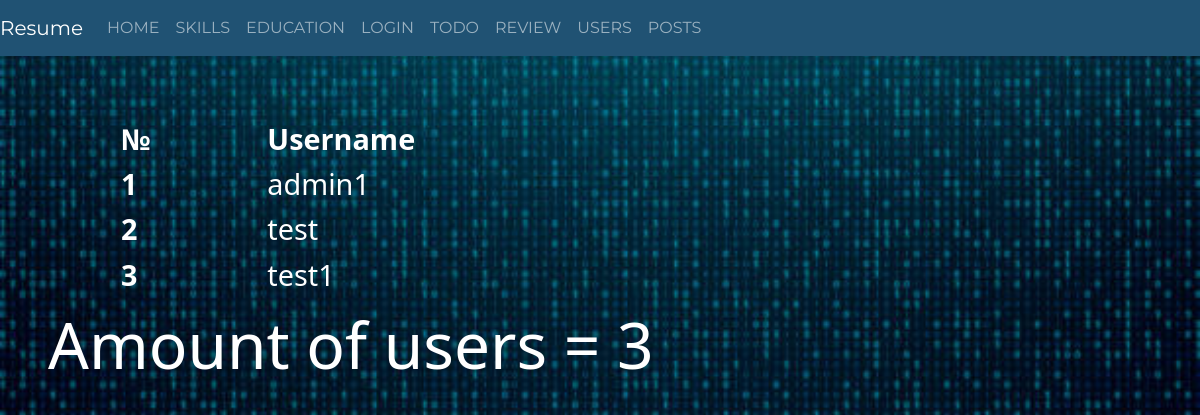
The app's page /allusers, older data.
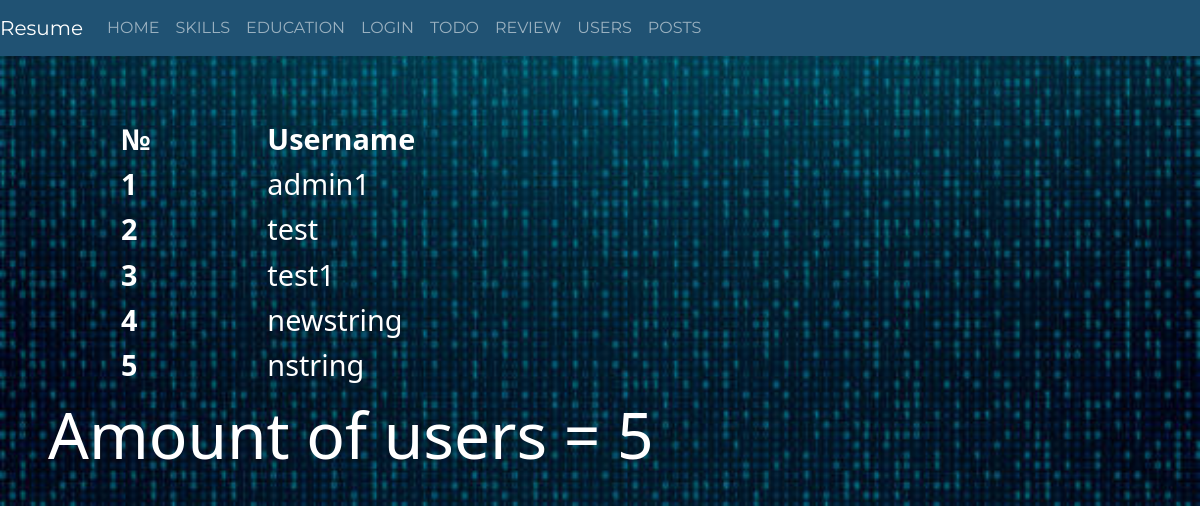
The same page, newer data.
### app/auth/models.py (models this page shows, shortened)
class User(db.Model):
    id = db.Column(db.Integer, primary_key=True)
    username = db.Column(db.String(20), unique=True, nullable=False)
    email = db.Column(db.String(120),  unique=True, nullable=False)
    image_file =  db.Column(db.String(120),  nullable=False, default="default.jpg")
    password = db.Column(db.String(60), nullable=False)
    about = db.Column(db.String(600),default="-")
    last_seen = db.Column(db.DateTime, default=datetime.now())
    posts = db.relationship('Posts', backref='user')

### app/auth/view.py (the view)
@auth.route('/allusers',methods=["GET"])
def all_users():
    list = User.query.all()
    return render_template("allusers.html",list=list)

### app/auth/templates/allusers.html (shortened to what this page needs)
{% extends 'base.html' %}
{% from "_render_field.html" import render_field %}
{% block body %}
<body>
  {% if list is defined and list|length > 0 %}
   <table class="todo">
        <thead>
            <th>№</th>
            <th>Username</th>
        </thead>
        <tbody>
            {% for i in list %}
            <tr>
                <th>{{i.id}}</th>
                <td>{{i.username}}</td>
            </tr>
            {% endfor %}
        </tbody>
    </table>
    <p1 class="info">Amount of users = {{list|length}}</p1>
    {% else %}
    <p1 class="info">No users registered</p1>
    {% endif %}
</body>
{% endblock %}

Row changes from the older to the newer data that the page shows:
added User: id "4", username "newstring"
added User: id "5", username "nstring"
Text that changed along with them:
{{ list|length }}: "3" → "5"
